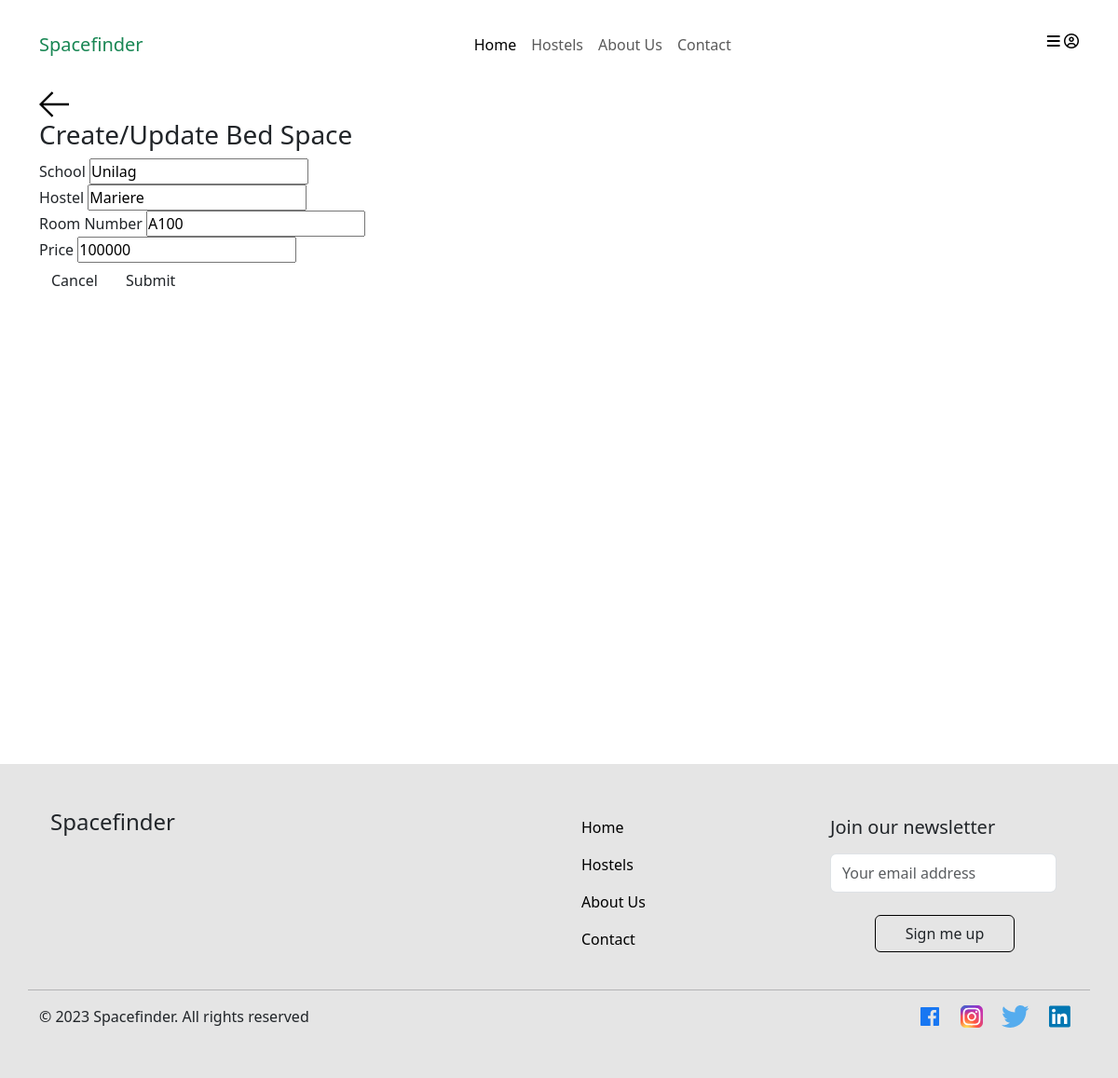
The page /update-space/1/ (signed in) on the database its author committed.
### base/models.py (models this page shows, shortened)
class Space(models.Model):
    LOCATION_CHOICES = [
        ('on-campus', 'On-Campus'),
        ('off-campus', 'Off-Campus'),
    ]
    GENDER_CHOICES = [
        ('male', 'Male'),
        ('female', 'Female'),
    ]
    host = models.ForeignKey(User, on_delete=models.SET_NULL, null=True)
    school = models.ForeignKey (School, on_delete=models.SET_NULL, null=True)
    hostel = models.CharField(max_length=200)
    room_number = models.CharField(max_length=5)
    price = models.PositiveIntegerField(null=True)
    gender = models.CharField(max_length=10, choices=GENDER_CHOICES, null=True)
    location = models.CharField(max_length=20, choices=LOCATION_CHOICES, null=True)
    updated = models.DateTimeField(auto_now=True)
    created = models.DateTimeField(auto_now_add=True)
    class Meta():
        ordering = ['-updated', '-created']

class School(models.Model):
    name = models.CharField(max_length=200)

### base/views.py (the view, shortened to what this page needs)
# urls.py: path('update-space/<str:pk>/', views.updateSpace, name="update-space"),
@login_required(login_url='login')
def updateSpace(request, pk):
    space = get_object_or_404(Space, id=pk)
    if request.user != space.host:
        return HttpResponse("You're not allowed to do this!!!")
    form = SpaceForm(instance=space)
    schools = School.objects.all()
    context = {'form': form, 'space': space, 'schools': schools}
    return render(request, 'base/space-form.html', context)

### base/forms.py
class SpaceForm(ModelForm):
    class Meta:
        model = Space
        fields = '__all__'
        exclude = ['host']

### base/templates/base/space-form.html (shortened to what this page needs)
{% extends 'main.html' %}
{% block content %}
<main class="create-room layout">
  <div class="container">
    <div class="layout__box">
      <div class="layout__boxHeader">
        <div class="layout__boxTitle">
          <a href="{% url 'home' %}">
            <svg version="1.1" xmlns="http://www.w3.org/2000/svg" width="32" height="32" viewBox="0 0 32 32">
              <title>arrow-left</title>
              <path
                d="M13.723 2.286l-13.723 13.714 13.719 13.714 1.616-1.611-10.96-10.96h27.625v-2.286h-27.625l10.965-10.965-1.616-1.607z">
              </path>
            </svg>
          </a>
          <h3>Create/Update Bed Space</h3>
        </div>
      </div>
      <div class="layout__body">
        <form class="form" action="" method="POST">
          <div class="form__group">
            <label for="room_topic">School</label>
            <input required type="text" value="{{space.school.name}}" name="topic" list="topic-list" />
          </div>
          <div class="form__group">
            <label for="room_description">Hostel</label>
            {{form.hostel}}
          </div>
          <div class="form__group">
            <label for="room_name">Room Number</label>
            {{form.room_number}}
          </div>
          <div class="form__group">
            <label for="room_name">Price</label>
            {{form.price}}
          </div>
          <div class="form__action">
            <a class="btn btn--dark" href="{% url 'home' %}">Cancel</a>
            <button class="btn btn--main" type="submit">Submit</button>
          </div>
        </form>
      </div>
    </div>
  </div>
</main>
{% endblock content %}

### static/styles/main.css (style rules this page uses)
* { padding: 0px; margin: 0; }
body { font-family: 'Manrope'; }
a { text-decoration: none; }

### rows shown on the page
Space: topic "Unilag", hostel "Mariere", room_number "A100", price "100000"
